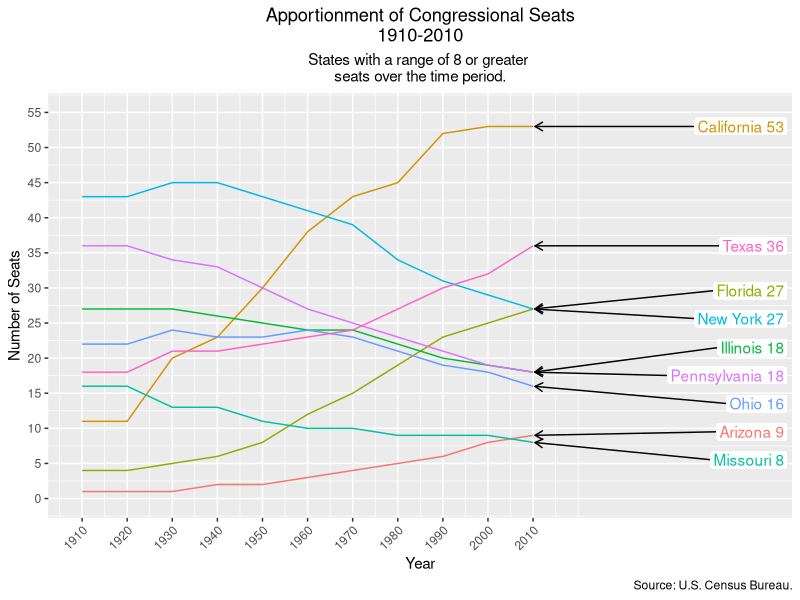

Write the R code that produced this figure. (Note: this script raises an error after producing the figure.)
#Libraries
library(tidyverse)
library(ggrepel)


#Sources:
#https://www.census.gov/population/apportionment/data/2000_apportionment_results.html
#https://www.census.gov/population/apportionment/data/2010_apportionment_results.html

#Read in data
historic_data <- read_csv("apportionment.csv")

#Subset Data and Create My Labels
sub<-historic_data %>% 
  group_by(State) %>% 
  filter(all(abs(max(seats)-min(seats))>=8)) %>%
  mutate(label = if_else(year == max(year), 
                         paste0(as.character(State)," ",seats), 
                         NA_character_))


my.breaks <- sub %>% pull(year) %>% unique() %>% sort()


## Line plot

  #Plot the data
  sub %>%
  ggplot(aes(x=year,y=seats,col=as.factor(State),group=State)) + 
  geom_line() + 
  guides(col=F) + #Remove guide because it will clutter
  ggtitle("Apportionment of Congressional Seats\n1910-2010")+
  labs(subtitle="States with a range of 8 or greater \nseats over the time period.",
       caption="Source: U.S. Census Bureau.")+
  xlab("Year") + 
  ylab("Number of Seats") +
  theme(legend.position = "bottom",
        plot.title = element_text(hjust = 0.5),
        plot.subtitle = element_text(hjust = 0.5),
        axis.text.x = element_text(angle = 45, hjust = 1))+
  scale_x_continuous(breaks=my.breaks,limits=c(1910,2060)) +
  scale_y_continuous(breaks=seq(from=0,to=55,by=5),limits=c(0,55)) +
  geom_label_repel(aes(label = label), #Add Labels
                   nudge_x = 50,
                   label.size = 0,
                   label.padding = 0.15,
                   direction="y",
                   na.rm = TRUE,segment.colour = "black",
                   arrow = arrow(length = unit(0.02, "npc"))) 
  
## Step Plot
  
  #Plot the data
  sub %>%
    ggplot(aes(x=year,y=seats,col=as.factor(State),group=State)) + 
    geom_linestep() + 
    guides(col=F) + #Remove guide because it will clutter
    ggtitle("Apportionment of Congressional Seats\n1910-2010")+
    labs(subtitle="States with a range of 8 or greater \nseats over the time period.",
         caption="Source: U.S. Census Bureau.")+
    xlab("Year") + 
    ylab("Number of Seats") +
    theme(legend.position = "bottom",
          plot.title = element_text(hjust = 0.5),
          plot.subtitle = element_text(hjust = 0.5),
          axis.text.x = element_text(angle = 45, hjust = 1))+
    scale_x_continuous(breaks=my.breaks,limits=c(1910,2060)) +
    scale_y_continuous(breaks=seq(from=0,to=55,by=5),limits=c(0,55)) +
    geom_label_repel(aes(label = label), #Add Labels
                     nudge_x = 50,
                     label.size = 0,
                     label.padding = 0.15,
                     direction="y",
                     na.rm = TRUE,segment.colour = "black",
                     arrow = arrow(length = unit(0.02, "npc"))) 
  
